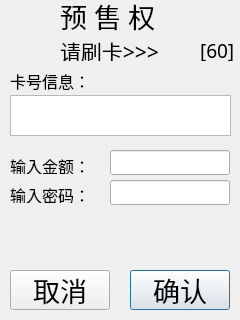
<?xml version="1.0" encoding="UTF-8"?>
<ui version="4.0">
 <class>Pro_PreAuth</class>
 <widget class="QDialog" name="Pro_PreAuth">
  <property name="geometry">
   <rect>
    <x>0</x>
    <y>0</y>
    <width>240</width>
    <height>320</height>
   </rect>
  </property>
  <property name="windowTitle">
   <string>Dialog</string>
  </property>
  <widget class="QLabel" name="label_3">
   <property name="geometry">
    <rect>
     <x>10</x>
     <y>186</y>
     <width>81</width>
     <height>17</height>
    </rect>
   </property>
   <property name="font">
    <font>
     <family>AR PL UKai CN</family>
     <pointsize>12</pointsize>
    </font>
   </property>
   <property name="text">
    <string>输入密码：</string>
   </property>
  </widget>
  <widget class="QPushButton" name="confirmButton">
   <property name="geometry">
    <rect>
     <x>130</x>
     <y>270</y>
     <width>100</width>
     <height>40</height>
    </rect>
   </property>
   <property name="font">
    <font>
     <family>AR PL UKai CN</family>
     <pointsize>20</pointsize>
    </font>
   </property>
   <property name="text">
    <string>确认</string>
   </property>
   <property name="autoDefault">
    <bool>true</bool>
   </property>
  </widget>
  <widget class="QLabel" name="label_2">
   <property name="geometry">
    <rect>
     <x>60</x>
     <y>0</y>
     <width>131</width>
     <height>31</height>
    </rect>
   </property>
   <property name="font">
    <font>
     <family>AR PL UKai CN</family>
     <pointsize>20</pointsize>
    </font>
   </property>
   <property name="text">
    <string>预 售 权</string>
   </property>
  </widget>
  <widget class="QLabel" name="label_4">
   <property name="geometry">
    <rect>
     <x>10</x>
     <y>157</y>
     <width>81</width>
     <height>17</height>
    </rect>
   </property>
   <property name="font">
    <font>
     <family>AR PL UKai CN</family>
     <pointsize>12</pointsize>
    </font>
   </property>
   <property name="text">
    <string>输入金额：</string>
   </property>
  </widget>
  <widget class="QPushButton" name="cancelButton">
   <property name="geometry">
    <rect>
     <x>10</x>
     <y>270</y>
     <width>100</width>
     <height>40</height>
    </rect>
   </property>
   <property name="font">
    <font>
     <family>AR PL UKai CN</family>
     <pointsize>20</pointsize>
    </font>
   </property>
   <property name="text">
    <string>取消</string>
   </property>
   <property name="autoDefault">
    <bool>true</bool>
   </property>
  </widget>
  <widget class="QLabel" name="labelHint">
   <property name="geometry">
    <rect>
     <x>10</x>
     <y>70</y>
     <width>111</width>
     <height>22</height>
    </rect>
   </property>
   <property name="font">
    <font>
     <family>AR PL UKai CN</family>
     <pointsize>12</pointsize>
    </font>
   </property>
   <property name="text">
    <string>卡号信息：</string>
   </property>
  </widget>
  <widget class="QLabel" name="label">
   <property name="geometry">
    <rect>
     <x>60</x>
     <y>40</y>
     <width>110</width>
     <height>21</height>
    </rect>
   </property>
   <property name="font">
    <font>
     <family>AR PL UKai CN</family>
     <pointsize>16</pointsize>
    </font>
   </property>
   <property name="text">
    <string>请刷卡&gt;&gt;&gt;</string>
   </property>
  </widget>
  <widget class="QLineEdit" name="line2_pwd">
   <property name="geometry">
    <rect>
     <x>110</x>
     <y>180</y>
     <width>120</width>
     <height>25</height>
    </rect>
   </property>
   <property name="font">
    <font>
     <family>AR PL UKai CN</family>
     <pointsize>14</pointsize>
    </font>
   </property>
  </widget>
  <widget class="QLabel" name="label_times">
   <property name="geometry">
    <rect>
     <x>200</x>
     <y>40</y>
     <width>41</width>
     <height>21</height>
    </rect>
   </property>
   <property name="font">
    <font>
     <family>AR PL UKai CN</family>
     <pointsize>14</pointsize>
    </font>
   </property>
   <property name="text">
    <string>[60]</string>
   </property>
  </widget>
  <widget class="QLineEdit" name="line1_amt">
   <property name="geometry">
    <rect>
     <x>110</x>
     <y>150</y>
     <width>120</width>
     <height>25</height>
    </rect>
   </property>
   <property name="font">
    <font>
     <family>AR PL UKai CN</family>
     <pointsize>14</pointsize>
    </font>
   </property>
  </widget>
  <widget class="QTextEdit" name="line0_card">
   <property name="geometry">
    <rect>
     <x>10</x>
     <y>95</y>
     <width>221</width>
     <height>41</height>
    </rect>
   </property>
   <property name="font">
    <font>
     <family>AR PL UKai CN</family>
     <pointsize>14</pointsize>
    </font>
   </property>
   <property name="readOnly">
    <bool>true</bool>
   </property>
  </widget>
 </widget>
 <tabstops>
  <tabstop>line0_card</tabstop>
  <tabstop>line1_amt</tabstop>
  <tabstop>line2_pwd</tabstop>
  <tabstop>confirmButton</tabstop>
  <tabstop>cancelButton</tabstop>
 </tabstops>
 <resources/>
 <connections/>
</ui>
